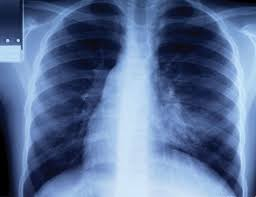
#> input picture TASK - EDGE DECTECTION/TASK - EDGE DECTECTION in X-Ray images/ribcage.jpeg, 256 x 197 px
$ jupyter execute 'TASK - EDGE DECTECTION in X-Ray images.ipynb'
#> lines starting #> are read from the running program, lines starting #| are printed output that depends on the picture
# QUESTION 1: EDGE DETECTION IN X-RAY IMAGES

[cell 1]
import cv2 as cv
import numpy as np
import matplotlib.pyplot as plt

[cell 2]
img = cv.imread('ribcage.jpeg')
#> img is the input picture: shape (197, 256, 3); mean B, G, R 151, 112, 89.8
img = cv.cvtColor(img,cv.COLOR_RGB2BGR)

[cell 3]
plt.imshow(img)
plt.axis("off")
plt.title("Ribcage")
plt.show()

# READ THE IMAGE

[cell 4]
img = cv.imread('ribcage.jpeg')
plt.imshow(img)

[cell 5]
img = cv.cvtColor(img,cv.COLOR_RGB2BGR)

[cell 6]
sobelX = cv.Sobel(img,cv.CV_64F,1,0)
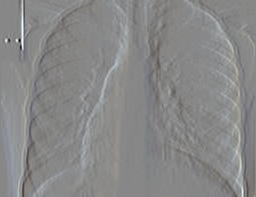
#> sobelX: shape (197, 256, 3) float64; mean R, G, B 2.2, 2.6, 3.1; drawn with min black and max white

[cell 7]
sobelY = cv.Sobel(img,cv.CV_64F,0,1)
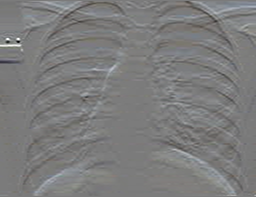
#> sobelY: shape (197, 256, 3) float64; mean R, G, B 4.5, 4.8, 4.7; drawn with min black and max white

[cell 8]
sobelX = np.uint8(np.absolute(sobelX))
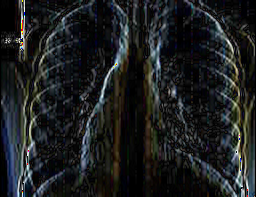
#> sobelX: shape (197, 256, 3); mean R, G, B 29.3, 31.5, 32.3
sobelY = np.uint8(np.absolute(sobelY))
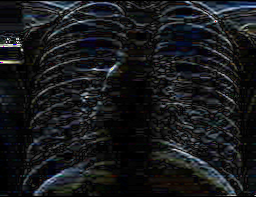
#> sobelY: shape (197, 256, 3); mean R, G, B 23.9, 25.5, 27.5

[cell 9]
combined = cv.bitwise_or(sobelX,sobelY)
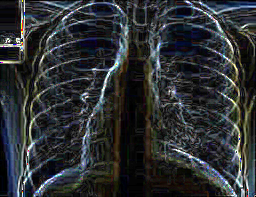
#> combined: shape (197, 256, 3); mean R, G, B 45.3, 48.5, 50.8

# LAPLACIAN OPERATOR

[cell 10]
lab = cv.Laplacian(img,cv.CV_64F,ksize = 3)
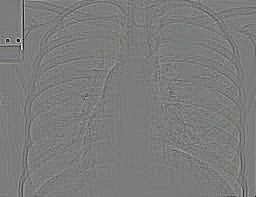
#> lab: shape (197, 256, 3) float64; mean R, G, B 0.1, 0.1, 0.1; drawn with min black and max white
lab = np.uint8(np.absolute(lab))
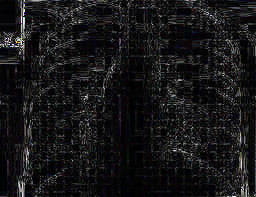
#> lab: shape (197, 256, 3); mean R, G, B 22.5, 22.2, 23.2

# DISPLAY RESULT

[cell 11]
titles = ['image','Combined','Laplacian']
images = [img,combined,lab]

for i in range(3):
    plt.subplot(2,3,i+1),plt.imshow(images[i])
    plt.title(titles[i])
    plt.xticks([]),plt.yticks([])

$ run again, with TASK - EDGE DECTECTION/TASK - EDGE DECTECTION in X-Ray images/combined.jpeg copied over TASK - EDGE DECTECTION/TASK - EDGE DECTECTION in X-Ray images/ribcage.jpeg
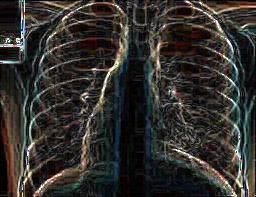
#> input picture TASK - EDGE DECTECTION/TASK - EDGE DECTECTION in X-Ray images/combined.jpeg, 256 x 197 px
#> img is the input picture: shape (197, 256, 3); mean B, G, R 45.3, 48.6, 50.8
#> `combined = cv.bitwise_or(sobelX,sobelY)`:
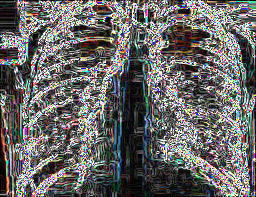
#> combined: shape (197, 256, 3); mean R, G, B 104.6, 103.3, 102.7
#> `lab = np.uint8(np.absolute(lab))`:
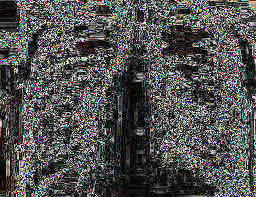
#> lab: shape (197, 256, 3); mean R, G, B 81.6, 81.3, 80.8
